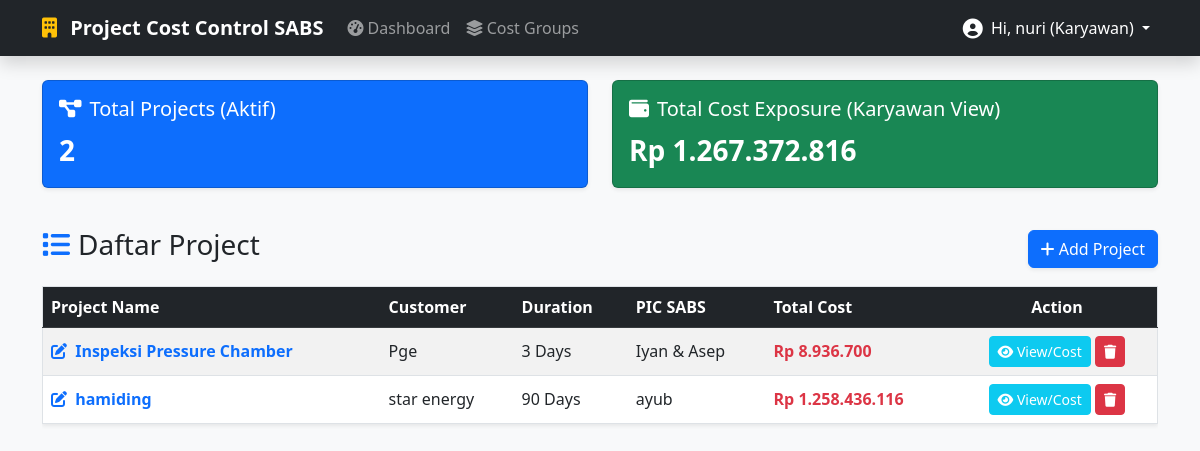
Page /dashboard.php (signed in) on the committed database.
### tables this page shows
CREATE TABLE `projects` (
  `id` int(11) NOT NULL,
  `project_name` varchar(150) NOT NULL,
  `customer_name` varchar(150) DEFAULT NULL,
  `location` varchar(100) DEFAULT NULL,
  `duration` int(11) DEFAULT NULL COMMENT 'Duration in days',
  `contract_number` varchar(100) DEFAULT NULL,
  `pic_sabs` varchar(100) DEFAULT NULL,
  `pic_customer` varchar(100) DEFAULT NULL,
  `contract_doc` varchar(255) DEFAULT NULL,
  `created_at` timestamp NOT NULL DEFAULT current_timestamp(),
  `is_deleted` tinyint(1) DEFAULT 0
);

### config.php (called while the page is built, shortened)
<?php
function formatRupiah($angka){
    return "Rp " . number_format($angka, 0, ',', '.');
}
?>

### dashboard.php (the view, shortened to what this page needs)
<?php
require 'config.php';
require 'header.php';
$userRole = $_SESSION['role'] ?? 'karyawan';
$roleFilter = ($userRole === 'admin') ? "1=1" : "cg.created_by_role = 'karyawan'";
$stmt = $pdo->query("SELECT COUNT(*) as total_proj FROM projects WHERE is_deleted = 0");
$totalProjects = $stmt->fetch()['total_proj'];
$sqlTotal = "SELECT SUM(pc.total_cost) as grand_total
             FROM project_costs pc
             JOIN cost_parameters cp ON pc.parameter_id = cp.id
             JOIN cost_groups cg ON cp.group_id = cg.id
             JOIN projects p ON pc.project_id = p.id
             WHERE p.is_deleted = 0 AND $roleFilter";
$stmt = $pdo->query($sqlTotal);
$grandTotal = $stmt->fetch()['grand_total'];
$sqlProjects = "SELECT p.*,
                (
                    SELECT SUM(pc.total_cost)
                    FROM project_costs pc
                    JOIN cost_parameters cp ON pc.parameter_id = cp.id
                    JOIN cost_groups cg ON cp.group_id = cg.id
                    WHERE pc.project_id = p.id AND $roleFilter
                ) as total_biaya
                FROM projects p
                WHERE p.is_deleted = 0
                ORDER BY p.created_at DESC";
$projects = $pdo->query($sqlProjects)->fetchAll();
?>
<div class="row mb-4">
    <div class="col-md-6">
        <div class="card text-white bg-primary mb-3 shadow-sm">
            <div class="card-body">
                <h5 class="card-title"><i class="fas fa-project-diagram me-2"></i>Total Projects (Aktif)</h5>
                <p class="card-text fs-3 fw-bold"><?= $totalProjects ?></p>
            </div>
        </div>
    </div>
    <div class="col-md-6">
        <div class="card text-white bg-success mb-3 shadow-sm">
            <div class="card-body">
                <h5 class="card-title"><i class="fas fa-wallet me-2"></i>Total Cost Exposure (<?= ucfirst($userRole) ?> View)</h5>
                <p class="card-text fs-3 fw-bold"><?= formatRupiah($grandTotal ?? 0) ?></p>
            </div>
        </div>
    </div>
</div>
<div class="d-flex justify-content-between align-items-center mb-3">
    <h3><i class="fas fa-list text-primary me-2"></i>Daftar Project</h3>
    <div>
        <button type="button" class="btn btn-primary shadow-sm" data-bs-toggle="modal" data-bs-target="#addProjectModal">
            <i class="fas fa-plus"></i> Add Project
        </button>
    </div>
</div>
<div class="table-responsive">
    <table class="table table-striped table-hover shadow-sm align-middle border">
        <thead class="table-dark">
            <tr>
                <th>Project Name</th>
                <th>Customer</th>
                <th>Duration</th>
                <th>PIC SABS</th>
                <th>Total Cost</th>
                <th class="text-center">Action</th>
            </tr>
        </thead>
        <tbody>
            <?php foreach($projects as $p): ?>
            <tr>
                <td class="fw-bold">
                    <a href="#" class="text-primary text-decoration-none" data-bs-toggle="modal" data-bs-target="#editProjectModal<?= $p['id'] ?>" title="Klik untuk Edit Detail">
                        <i class="fas fa-edit me-1"></i> <?= htmlspecialchars($p['project_name']) ?>
                    </a>
                </td>
                <td><?= htmlspecialchars($p['customer_name']) ?></td>
                <td><?= $p['duration'] ?> Days</td>
                <td><?= htmlspecialchars($p['pic_sabs']) ?></td>
                <td class="fw-bold text-danger"><?= formatRupiah($p['total_biaya'] ?? 0) ?></td>
                <td class="text-center">
                    <a href="project_view.php?id=<?= $p['id'] ?>" class="btn btn-sm btn-info text-white"><i class="fas fa-eye"></i> View/Cost</a>
                    <a href="dashboard.php?delete_id=<?= $p['id'] ?>" class="btn btn-sm btn-danger" onclick="return confirm('Yakin pindahkan project ini ke Recycle Bin?')"><i class="fas fa-trash"></i></a>
                </td>
            </tr>
            <?php endforeach; ?>
        </tbody>
    </table>
</div>
<?php require 'footer.php'; ?>

### rows in the picture
projects: project_name "Inspeksi Pressure Chamber", customer_name "Pge", duration "3", pic_sabs "Iyan & Asep", total_biaya "Rp 8.936.700"
projects: project_name "hamiding", customer_name "star energy", duration "90", pic_sabs "ayub", total_biaya "Rp 1.258.436.116"

### other values in the picture
$_SESSION['username'] "nuri"
$userRole "Karyawan"
$totalProjects "2"
formatRupiah($grandTotal ?? 0) "Rp 1.267.372.816"
